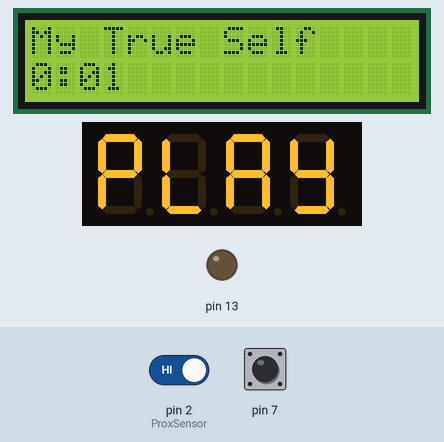
Simulated run of this sketch. Board: Arduino Uno, built with avr-gcc and run on an emulated ATmega328P. On the bench: 16×2 character LCD, 4-digit seven-segment display, output pins drawn as LEDs (lit = HIGH). Dashed ring = blinking. The inputs (shaded band) are chosen by the test bench; at power-on: pin 7 HIGH, pin 2 (ProxSensor) HIGH. The audio player accepts every command and is not drawn.

Above: at 2.3 s.
2.4 s: pin 7 pulled LOW for 0.6 s
At 3.9 s:
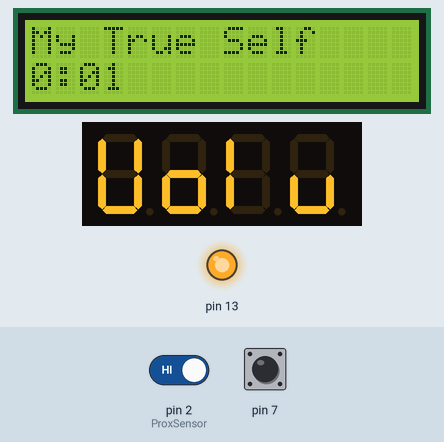
5.8 s: pin 2 (ProxSensor) driven LOW
At 8.5 s:
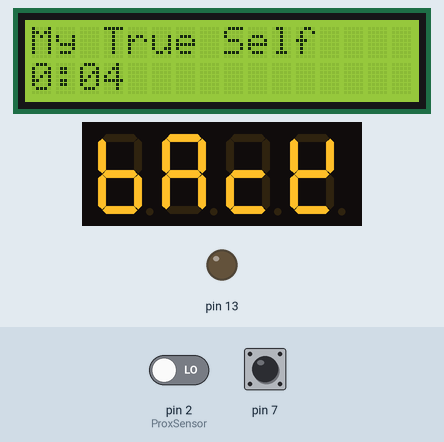
8.8 s: pin 2 (ProxSensor) driven HIGH
At 10.1 s:
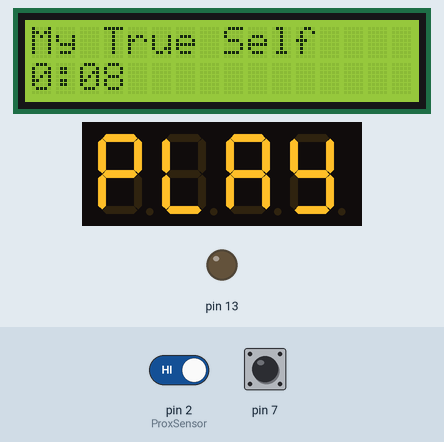
11.8 s: pin 7 pulled LOW for 1 s
At 13.4 s:
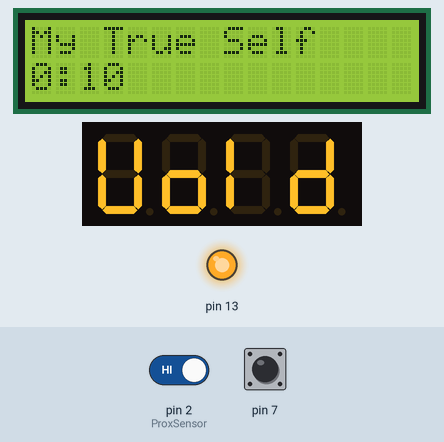
15.4 s: pin 7 pulled LOW for 3.2 s
At 17.2 s:
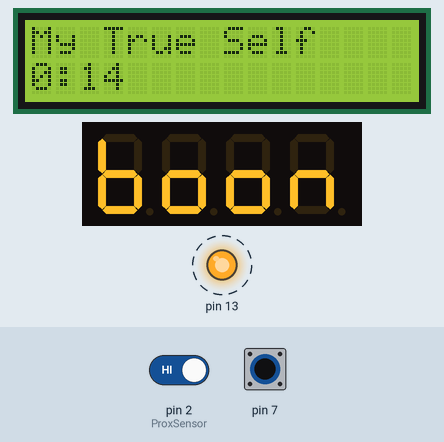
21.1 s: pin 2 (ProxSensor) driven LOW
At 22.4 s:
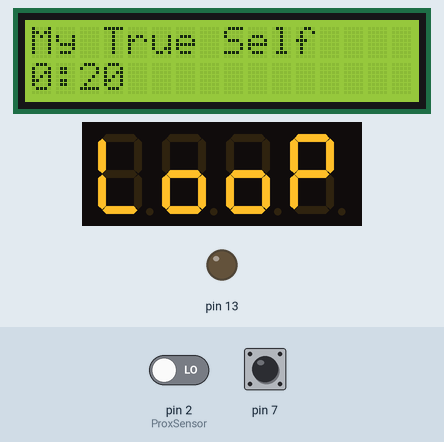
Timing chart, 0 to 24.1 s (numbered marks = the images above; inputs shaded):
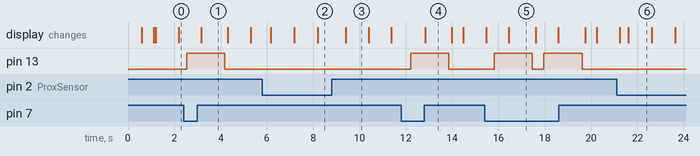

Measured:
- after the input at 2.4 s, pin 13: LOW → HIGH after 0.14 s, → LOW 1.6 s later; the display: changes after 0.76 s (image 1)
- after the input at 5.8 s, the display: first changes after 0.36 s (image 2 shows a later state)
- after the input at 8.8 s, the display: changes after 0.60 s (image 3)
- after the input at 11.8 s, pin 13: LOW → HIGH after 0.42 s, → LOW 1.6 s later; the display: changes after 1.0 s (image 4)
- after the input at 15.4 s, pin 13: alternates HIGH for 1.7 s and LOW for 0.49 s, starting after 0.42 s; the display: first differs from a run without the input after 1.0 s (image 5)
- after the input at 21.1 s, the display: first differs from a run without the input after 0.50 s (image 6)
- what the display in image 1 shows lasts 1.1 s, from 3.2 s to 4.3 s

The sketch:

Arduino--Portable-Radio-Sketch.ino
```cpp
#include <DFRobotDFPlayerMini.h>
#include <SoftwareSerial.h>

SoftwareSerial softSerial(10,11);
DFRobotDFPlayerMini reproductor;

#include <TM1637Display.h>

#define CLK 3
#define DIO 4

TM1637Display display(CLK, DIO);

const int ProxSensor = 2;

#include <Wire.h>
#include <LiquidCrystal_I2C.h>

LiquidCrystal_I2C lcd(0x27,16,2);

void setup() {
  softSerial.begin(9600);
  Serial.begin(9600);

  reproductor.begin(softSerial);
  reproductor.volume(10); //Hasta 30
  // Pin 13 has an LED connected on most Arduino boards:
  pinMode(7, INPUT_PULLUP);
  pinMode(13, OUTPUT);
  Wire.begin(); // Pa el cableado
   lcd.begin(16,2);
    lcd.backlight(); //Enciende la retroiluminación del LCD

    lcd.clear();
    lcd.setCursor(0,0); //A donde apunto, posicion en el LCD
    lcd.print("MP3 Viperidae");
    delay(500);
  //Pin 2 is connected to the output of proximity sensor
  pinMode(ProxSensor, INPUT);
  display.setBrightness(1);
  display.clear();
    reproductor.start();
   reproductor.enableLoopAll();
  lcd.clear();
}

//Pausa Debe mostrar este const:
const uint8_t pausa[] = {SEG_C | SEG_B, SEG_F | SEG_E};

//Play Debe mostrar este const:
const uint8_t play[] = {
SEG_A | SEG_B | SEG_F | SEG_G | SEG_E , //P
SEG_D | SEG_F | SEG_E, //L
SEG_A | SEG_B | SEG_C | SEG_E | SEG_F | SEG_G, //A
SEG_B | SEG_C | SEG_F | SEG_G | SEG_D }; //Y

const uint8_t next[] = {
SEG_C | SEG_G | SEG_E , //n
SEG_A | SEG_D | SEG_E | SEG_F | SEG_G, //e
SEG_E | SEG_F | SEG_G , //X
SEG_D | SEG_E | SEG_F | SEG_G }; //t

const uint8_t back[] = {
SEG_D | SEG_E | SEG_F | SEG_G | SEG_C , //b
SEG_A | SEG_B | SEG_C | SEG_E | SEG_F | SEG_G, //A
SEG_E | SEG_D | SEG_G , //c
SEG_B | SEG_D | SEG_E | SEG_F | SEG_G }; //K

const uint8_t lop[] = {
SEG_D | SEG_E | SEG_F , //L
SEG_D | SEG_E | SEG_G | SEG_C , //O
SEG_D | SEG_E | SEG_G | SEG_C , //O
SEG_B | SEG_A | SEG_E | SEG_F | SEG_G }; //p

const uint8_t volu[] = {
SEG_B | SEG_D | SEG_F | SEG_C | SEG_E , //V
SEG_D | SEG_E | SEG_G | SEG_C , //o
SEG_F | SEG_E, //l
SEG_E | SEG_C | SEG_D }; //U

const uint8_t vold[] = {
SEG_B | SEG_D | SEG_F | SEG_C | SEG_E , //V
SEG_D | SEG_E | SEG_G | SEG_C , //o
SEG_F | SEG_E, //l
SEG_B | SEG_C | SEG_E | SEG_D | SEG_G }; //d

const uint8_t boom[] = {
SEG_D | SEG_E | SEG_F | SEG_G | SEG_C , //b
SEG_D | SEG_E | SEG_G | SEG_C , //o
SEG_D | SEG_E | SEG_G | SEG_C , //o
SEG_G | SEG_C | SEG_E }; //d

int sitio = 55; //Valor basura
unsigned long tiempoInicioCancion = 0;  // Guardar el tiempo de inicio de la canción
bool subibaja = false;
String playlist[] ={"My True Self","Specialist","Dance!","Mass Destruction","Light the FireUp","Whims of Fate",
"Maze of Life","Want to Be Close","Chachacha","PXNDX","Snow Queen","All I Want"};

void loop() {
 // if (digitalRead(ProxSensor) == HIGH)  //Check the sensor output
  //{
    display.setSegments(play,4,0);
    if(sitio != (reproductor.readCurrentFileNumber()-1)){
      lcd.clear();
      ELECEDE();
        reiniciarTiempo();  // Reiniciar el tiempo para la nueva canción
      sitio = (reproductor.readCurrentFileNumber()-1);
    }
    clearLine(1);
    ANIM(1);
    //digitalWrite(13, HIGH);
   // reproductor.start();  //start the mp3 from the pause
    //REPRODUCIR MUSICA
    delay(350);
  //} else
  if (digitalRead(ProxSensor) == LOW)  //OTRAS CONDICIONES
  {
    display.setSegments(lop,4,0);
    delay(1000);
        if (digitalRead(ProxSensor) == HIGH)
      {
        reproductor.next();
        reproductor.previous();
        //REINICIAR CANCION
        reproductor.enableLoopAll();
        //clearLine(1);
        ANIM(2);
        reiniciarTiempo();

      } else if (digitalRead(ProxSensor) == LOW)
      {
        display.setSegments(next,4,0);
        delay(1000);
            if (digitalRead(ProxSensor) == HIGH)
          {
            reproductor.next();
            //SIGUIENTE CANCION
            reproductor.enableLoopAll();
            //clearLine(1);
            ANIM(3);

          } else if (digitalRead(ProxSensor) == LOW)
          {
            display.setSegments(back,4,0);
            delay(1000);
             if (digitalRead(ProxSensor) == HIGH)
          {
            reproductor.previous();
            //ANTERIOR CANCION
            reproductor.enableLoopAll();
            //clearLine(1);
            ANIM(4);

              } else if (digitalRead(ProxSensor) == LOW)
              {
                display.clear();
                display.setSegments(pausa,2,1);
                delay(200);
                do{
                  reproductor.pause();
                  //PAUSAR CANCION
                  //clearLine(1);
                  ANIM(5);

                }while(digitalRead(ProxSensor) == LOW);
                reproductor.start();
              }

          }

      }
  }

  if((digitalRead(7)) == LOW){
    //Entra al loop
    digitalWrite(13, HIGH);
    delay(600);
    if((digitalRead(7)) == HIGH){

      //MOSTRAR VOL UP O VOL DOWN
      if(subibaja == false){
        display.setSegments(volu,4,0);
        //clearLine(1);
            ANIM(6);
        delay(1000);
        reproductor.volume(30); //Poner luego en 30
        subibaja = true;
      }
      else{
        display.setSegments(vold,4,0);
        //clearLine(1);
            ANIM(7);
        delay(1000);
        reproductor.volume(20); //Poner luego en 17
        subibaja = false;
      }

    }
    else{
      display.setSegments(boom,4,0);
      //clearLine(1);
      reproductor.advertise(1);
            ANIM(8);
        delay(1000);
      //Reproducir advertisement
      //reproductor.advertise(numerodecancion);
    }
    digitalWrite(13, LOW);
  }
  delay(100);
}

void ELECEDE(){
    lcd.setCursor(0,0); //A donde apunto, posicion en el LCD
    String aux = playlist[reproductor.readCurrentFileNumber()-1];
    lcd.print(aux);
}
void ANIM(int tipo){
  switch(tipo){
    //clearLine(1);
    case 1: //play
    lcd.setCursor(0,1); // A donde apunto, posición en el LCD

      // Usamos 'tiempoInicioCancion' para calcular el tiempo transcurrido desde el inicio de la canción
      unsigned long tiempoTranscurrido = millis() - tiempoInicioCancion; // Tiempo transcurrido desde el inicio de la canción

      // Convertir el tiempo en minutos y segundos
      unsigned long minutos = (tiempoTranscurrido / 60000);  // Dividir entre 60000 para obtener minutos
      unsigned long segundos = (tiempoTranscurrido % 60000) / 1000; // Obtener los segundos

      // Formatear el tiempo en el formato mm:ss
      String tiempoFormateado = String(minutos) + ":" + (segundos < 10 ? "0" : "") + String(segundos);

      // Mostrar el tiempo en el LCD
    lcd.print(tiempoFormateado); // Imprimir en el LCD
    break;
    case 2: // loop
    lcd.setCursor(7,1);
    lcd.print("|");
    delay(150);
    lcd.setCursor(7,1);
    lcd.print("/");
    delay(150);
    lcd.setCursor(7,1);
    lcd.print("-");
    delay(150);
    lcd.setCursor(7,1);
    lcd.print("\\");
    delay(150);
    lcd.setCursor(7,1);
    lcd.print("|");
    delay(150);
    break;
    case 3: //next
    lcd.setCursor(7,1);
    for(int i = 0; i<=5;i++){
    lcd.print(">");
    delay(150);}
    break;
    case 4: //back
    lcd.setCursor(13,1);
    lcd.print("<");
    delay(150);
    lcd.setCursor(12,1);
    lcd.print("<");
    delay(150);
    lcd.setCursor(11,1);
    lcd.print("<");
    delay(150);
    lcd.setCursor(10,1);
    lcd.print("<");
    delay(150);
    lcd.setCursor(9,1);
    lcd.print("<");
    delay(150);
    lcd.setCursor(8,1);
    lcd.print("<");
    delay(150);
    lcd.setCursor(7,1);
    lcd.print("<");
    delay(150);
    break;
    case 5: //pausa
    lcd.setCursor(7,1);
    for(int i = 0; i<=5;i++){
    lcd.print(".");
    delay(150);}
    break;
    case 6: //Volumen up
    lcd.setCursor(7,1);
    lcd.print("Mas alto!");
    break;
    case 7: //Volumen down
    lcd.setCursor(7,1);
    lcd.print("Shhh...");
    break;
    case 8: //Ad
    lcd.setCursor(7,1);
    for(int i = 0; i<=5;i++){
    lcd.print("A");
    delay(150);}
    break;
  }
}

void clearLine(int line) {
  // Set the cursor to the beginning of the line
  lcd.setCursor(0, line);

  // Write spaces to overwrite the entire line
  for (int i = 0; i < 16; i++) {
    lcd.print(" ");  // Print a space on each column of the selected line
  }

  // Optionally, move the cursor back to the beginning of the line
  lcd.setCursor(0, line);
}

void reiniciarTiempo() {
  tiempoInicioCancion = millis();  // Reiniciar el tiempo de inicio a la hora actual
}
```
